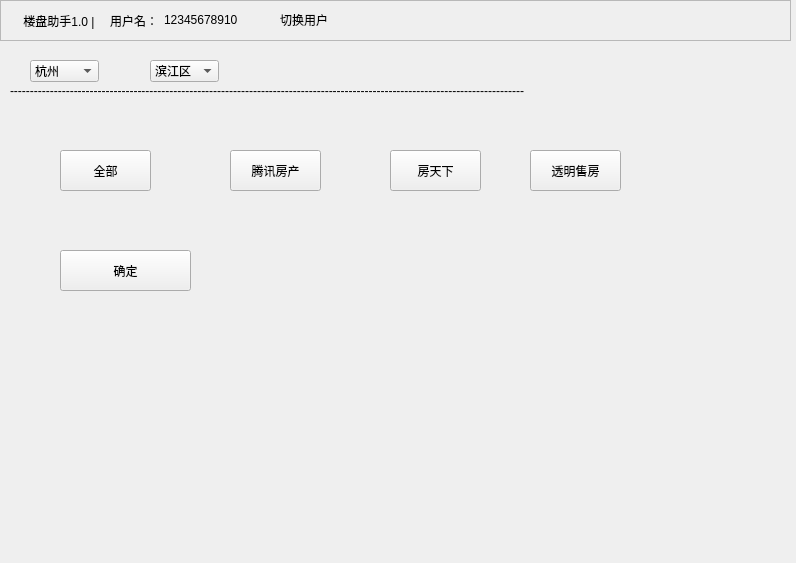
<?xml version="1.0" encoding="UTF-8"?>
<ui version="4.0">
 <class>Form</class>
 <widget class="QWidget" name="Form">
  <property name="geometry">
   <rect>
    <x>0</x>
    <y>0</y>
    <width>796</width>
    <height>563</height>
   </rect>
  </property>
  <property name="windowTitle">
   <string>Form</string>
  </property>
  <widget class="QFrame" name="frame">
   <property name="geometry">
    <rect>
     <x>0</x>
     <y>0</y>
     <width>791</width>
     <height>41</height>
    </rect>
   </property>
   <property name="frameShape">
    <enum>QFrame::StyledPanel</enum>
   </property>
   <property name="frameShadow">
    <enum>QFrame::Raised</enum>
   </property>
   <widget class="QLabel" name="label">
    <property name="geometry">
     <rect>
      <x>20</x>
      <y>10</y>
      <width>91</width>
      <height>21</height>
     </rect>
    </property>
    <property name="text">
     <string> 楼盘助手1.0 |</string>
    </property>
   </widget>
   <widget class="QLabel" name="label_2">
    <property name="geometry">
     <rect>
      <x>110</x>
      <y>15</y>
      <width>54</width>
      <height>12</height>
     </rect>
    </property>
    <property name="text">
     <string>用户名：</string>
    </property>
   </widget>
   <widget class="QLabel" name="label_3">
    <property name="geometry">
     <rect>
      <x>164</x>
      <y>15</y>
      <width>81</width>
      <height>10</height>
     </rect>
    </property>
    <property name="text">
     <string>12345678910</string>
    </property>
   </widget>
   <widget class="QLabel" name="label_4">
    <property name="geometry">
     <rect>
      <x>280</x>
      <y>14</y>
      <width>54</width>
      <height>12</height>
     </rect>
    </property>
    <property name="text">
     <string>切换用户</string>
    </property>
   </widget>
  </widget>
  <widget class="QComboBox" name="comboBox">
   <property name="geometry">
    <rect>
     <x>30</x>
     <y>60</y>
     <width>69</width>
     <height>22</height>
    </rect>
   </property>
   <item>
    <property name="text">
     <string>杭州</string>
    </property>
   </item>
   <item>
    <property name="text">
     <string>one</string>
    </property>
   </item>
   <item>
    <property name="text">
     <string>two</string>
    </property>
   </item>
   <item>
    <property name="text">
     <string>three</string>
    </property>
   </item>
  </widget>
  <widget class="QComboBox" name="comboBox_2">
   <property name="geometry">
    <rect>
     <x>150</x>
     <y>60</y>
     <width>69</width>
     <height>22</height>
    </rect>
   </property>
   <item>
    <property name="text">
     <string>滨江区</string>
    </property>
   </item>
   <item>
    <property name="text">
     <string>余杭区</string>
    </property>
   </item>
   <item>
    <property name="text">
     <string>西湖区</string>
    </property>
   </item>
  </widget>
  <widget class="QLabel" name="label_5">
   <property name="geometry">
    <rect>
     <x>10</x>
     <y>83</y>
     <width>781</width>
     <height>16</height>
    </rect>
   </property>
   <property name="text">
    <string>---------------------------------------------------------------------------------------------------------------------------------</string>
   </property>
  </widget>
  <widget class="QPushButton" name="pushButton">
   <property name="geometry">
    <rect>
     <x>60</x>
     <y>150</y>
     <width>91</width>
     <height>41</height>
    </rect>
   </property>
   <property name="text">
    <string>全部</string>
   </property>
  </widget>
  <widget class="QPushButton" name="pushButton_2">
   <property name="geometry">
    <rect>
     <x>230</x>
     <y>150</y>
     <width>91</width>
     <height>41</height>
    </rect>
   </property>
   <property name="text">
    <string>腾讯房产</string>
   </property>
  </widget>
  <widget class="QPushButton" name="pushButton_3">
   <property name="geometry">
    <rect>
     <x>390</x>
     <y>150</y>
     <width>91</width>
     <height>41</height>
    </rect>
   </property>
   <property name="text">
    <string>房天下</string>
   </property>
  </widget>
  <widget class="QPushButton" name="pushButton_4">
   <property name="geometry">
    <rect>
     <x>530</x>
     <y>150</y>
     <width>91</width>
     <height>41</height>
    </rect>
   </property>
   <property name="text">
    <string>透明售房</string>
   </property>
  </widget>
  <widget class="QPushButton" name="pushButton_5">
   <property name="geometry">
    <rect>
     <x>60</x>
     <y>250</y>
     <width>131</width>
     <height>41</height>
    </rect>
   </property>
   <property name="text">
    <string>确定</string>
   </property>
  </widget>
 </widget>
 <resources/>
 <connections/>
</ui>
